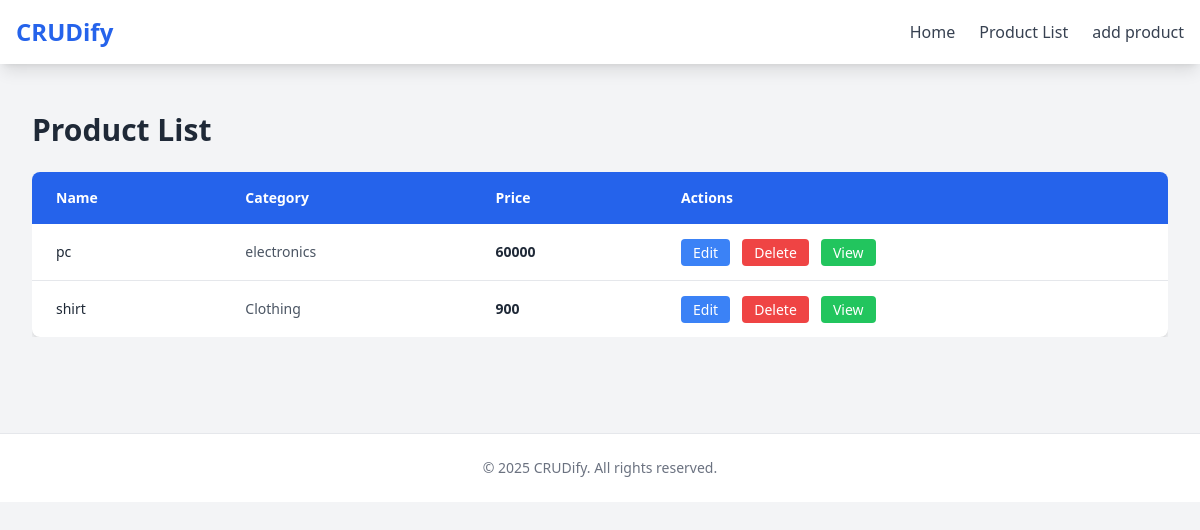
/product-list/, run on the app's committed database.
### product/models.py (models this page shows)
class productModel(models.Model):
    name =models.CharField(max_length=100)
    category = models.CharField(max_length=100)
    price = models.IntegerField()

### crud2/views.py (the view)
# urls.py: path('product-list/', productList, name='productList'),
def productList(request):
    productData = productModel.objects.all()
    return render(request, 'productList.html', {'productData':productData})

### templates/productList.html
{% extends "master.html" %}
{% block body %}
<section class="max-w-7xl mx-auto px-4 sm:px-6 lg:px-8 py-12">
    <h2 class="text-3xl font-bold text-gray-800 mb-6">Product List</h2>
    <div class="overflow-x-auto">
      <table class="min-w-full bg-white shadow-md rounded-lg overflow-hidden">
        <thead class="bg-blue-600 text-white">
          <tr>
            <th class="text-left px-6 py-4 text-sm font-semibold">Name</th>
            <th class="text-left px-6 py-4 text-sm font-semibold">Category</th>
            <th class="text-left px-6 py-4 text-sm font-semibold">Price</th>
            <th class="text-left px-6 py-4 text-sm font-semibold">Actions</th>
          </tr>
        </thead>
        <tbody class="divide-y divide-gray-200">
          {% for product in productData %}
          <tr class="hover:bg-gray-50 transition">
            <td class="px-6 py-4 text-sm font-medium text-gray-800">{{ product.name }}</td>
            <td class="px-6 py-4 text-sm text-gray-600">{{ product.category }}</td>
            <td class="px-6 py-4 text-sm text-gray-800 font-semibold">{{ product.price }}</td>
            <td class="px-6 py-4 space-x-2">
              <a href="{% url "editProduct" product.id %}" class="bg-blue-500 text-white px-3 py-1 rounded hover:bg-blue-600 text-sm">Edit</a>
              <a href="{% url "deleteProduct" product.id %}" class="bg-red-500 text-white px-3 py-1 rounded hover:bg-red-600 text-sm">Delete</a>
              <a href="{% url "viewProduct" product.id %}" class="bg-green-500 text-white px-3 py-1 rounded hover:bg-red-600 text-sm">View</a>
            </td>
          </tr>
          {% endfor %}
        </tbody>
      </table>
    </div>
  </section>
{% endblock body %}

### data on the page
productModel: name "pc", category "electronics", price "60000"
productModel: name "shirt", category "Clothing", price "900"
